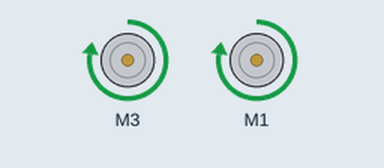
Bench run of a sketch on a simulated Arduino Uno, built with avr-gcc and run on an emulated ATmega328P. Shown: 2 × DC motor (green arrow = forward, orange = backward, longer = faster). At 1.0 s the program stops and its outputs stay as they are.

Above: at 0.1 s.
At 1.1 s:
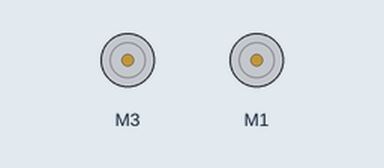
Timing chart, 0 to 2.5 s (numbered marks = the images above):
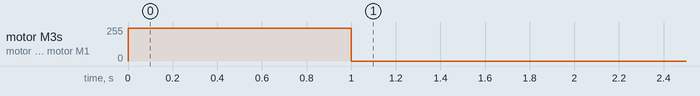

The sketch:

run_and_stop_motors.ino
```cpp
/*programmer: Austin Taylor
   Date: 6/15/2015
   */
  #include <Wire.h>
  #include<Adafruit_MotorShield.h>

  //create the motor shield object with the default I2C address
  Adafruit_MotorShield AFMS = Adafruit_MotorShield();

  // Define Constants
  #define TESTTIME 1000
  const byte SPEED = 500;  //Default speed for motors
  //Define 'ports' for motors.
  const byte LEFTMOTORPORT = 3;
  const byte RIGHTMOTORPORT = 1;
// Create pointers to motor control objects
Adafruit_DCMotor  *motorLeft = AFMS.getMotor(LEFTMOTORPORT);
Adafruit_DCMotor  *motorRight = AFMS.getMotor(RIGHTMOTORPORT);
void setup() {
  AFMS. begin();  // create with default frequency 1.6KHz
  // Turn off all motors to start, just a good habit
  motorLeft->run(RELEASE);
  motorRight->run(RELEASE);
}
void loop(void){
  // delay(2000) ; // Delay for two seconds to give time to set bot down

  motorLeft->setSpeed(SPEED) ; // set both speeds
  motorRight->setSpeed(SPEED);
 motorLeft-> run(FORWARD);
 motorRight-> run(FORWARD);
delay(TESTTIME); // Do not drive the motors for one second
 motorLeft->run (RELEASE);
 motorRight-> run(RELEASE);
while (true);
}
```

Measured:
- by itself, motor M3, motor M1: stopped → forward 244/255 at 0.00 s, → stopped 1.0 s later
